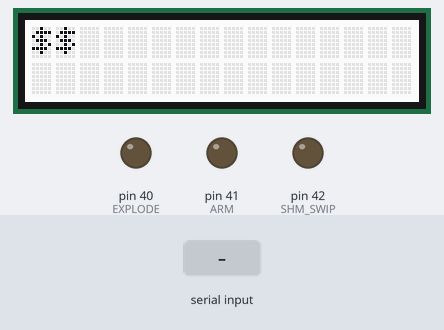
This sketch was run on a simulated Arduino Mega 2560, built with avr-gcc and run on an emulated ATmega2560. On the bench: 16×2 character LCD, output pins drawn as LEDs (lit = HIGH). The test bench sets the inputs (shaded band). What the sketch prints to the serial monitor is not drawn.

Above: at 2.2 s.
2.3 s: "9" received over Serial
At 4.2 s:
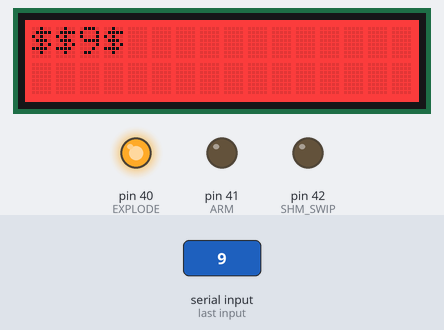
4.5 s: "90,45\n" received over Serial
At 5.7 s:
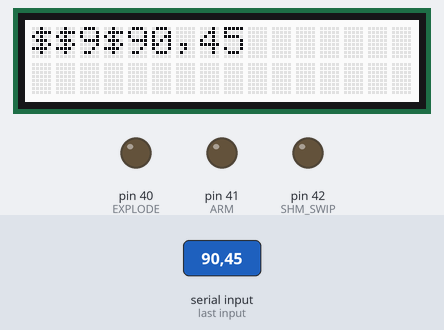
6.0 s: "30,150\n" received over Serial
At 6.9 s:
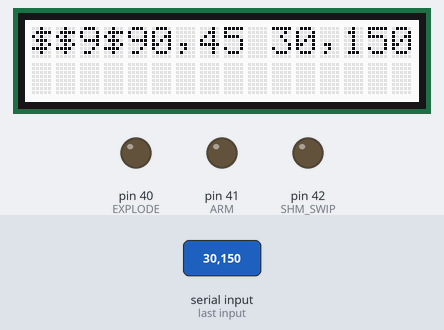
7.5 s: "90\n" received over Serial
At 8.0 s:
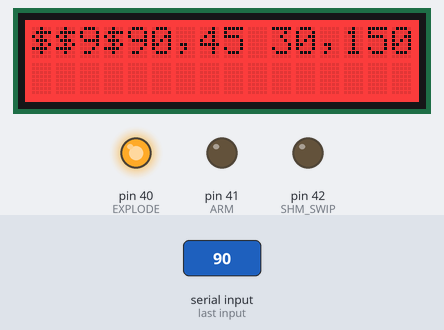
9.0 s: "1,90\n" received over Serial
At 10.2 s:
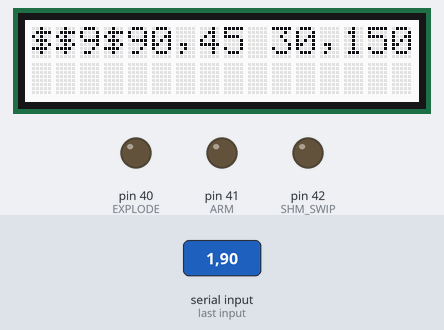
10.5 s: "1,90,45\n" received over Serial
At 11.6 s:
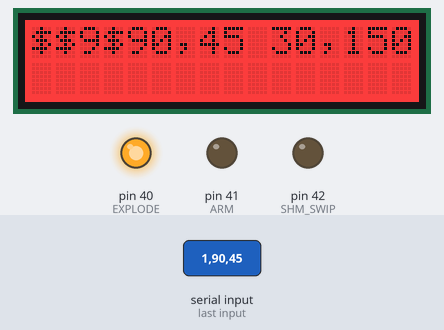
Timing chart, 0 to 13.0 s (numbered marks = the images above; inputs shaded):
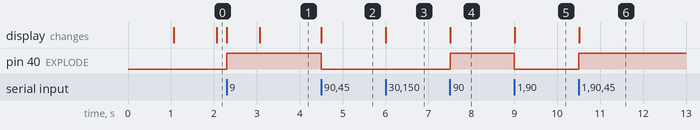

The sketch:

SD_2016.ino.ino.ino
```cpp
#include <Adafruit_RGBLCDShield.h>
#include <Wire.h>
#include <Adafruit_GPS.h>
#include <SoftwareSerial.h>

#define TO_HEX(i) (i <= 9 ? '0' + i : 'A' - 10 + i)
#define ARM 41
#define EXPLODE 40
#define SHM_SWIP 42
#define SHM_testP 43
#define RxP 0
#define TxP 1
#define GPS_Rx 7
#define GPS_Tx 8
#define RED 0x1
#define YELLOW 0x3
#define GREEN 0x2
#define TEAL 0x6
#define BLUE 0x4
#define VIOLET 0x5
#define WHITE 0x7

int CC_test = 0;
int n = 1;
int SHM_SWI = HIGH;
int idk;
char monTest;

char const Arm = 01;
char const Disarm = 02;
char const S_Chk = 03;
char const Data_Only = 04;
char const Explode_D = 05;
char const Explode_Now = 06;

int test(int);
SoftwareSerial XBee(RxP, TxP);
SoftwareSerial GPSS(8, 7);
Adafruit_GPS GPS(&GPSS);
Adafruit_RGBLCDShield lcd = Adafruit_RGBLCDShield();

class Comms {
  public:
    void Receive(void);
    void Auto_Update(void);
    void Send(void);
    void EXECUTE(void);
    void Creator(char, char);
    char Command;
  private:
    int CCT;
    char Received [16];
    char sent [16];
    char data [14];
    void set_vals(char [16]);
    char ID = 3;
    char ID_R;
    char PH;
    char gpsPH;
};

void Comms::set_vals(char input [16]) {
  input[0] = TO_HEX(((ID & 0x00F0) >> 4));
  char tmp[16];
  tmp[0] = input[0];
  tmp[1] = input[1];
  tmp[2] = '\0';
  ID_R = atoi(tmp);
  tmp[0] = input[2];
  tmp[1] = input[3];
  tmp[2] = '\0';
  Command = atoi(tmp);
  for (int i = 4; i < 16; i++) {
    data[i - 4] = input[i];
  }
}

void Comms::Auto_Update(void) {
  Command = 10;
  for (int i; i < 14; i++) {
    data [i] = 0;
  }
  ID_R = 0x01;
  EXECUTE();
}

void Comms::Receive (void) {
  for (int i; i < 16; i++) {
    Received [i] = Serial.read();
  }
  set_vals(Received);
}

void Comms::Creator (char q, char r) {   // p:ID, q:Command, r:Data
  sent[0] = TO_HEX(((ID & 0x00F0) >> 4));
  sent[1] = TO_HEX((ID & 0x000F));
  //Write the command.
  sent[2] = 0;
  sent[3] = Command + '0';
  if (data == NULL) {
    for (int i = 4; i < 16; i++) {
      sent[i] = 0;
    }
  }
  else {
    for (int i = 4; i < 16; i++) {
      sent[i] = data[i - 4];
    }
  }
}

void Comms::Send(void) {
  XBee.write(sent);
}

void Comms::EXECUTE (void) {
  switch (Command) {

    case Arm:
      digitalWrite(ARM, HIGH);
      lcd.setBacklight(YELLOW);
      break;

    case Disarm:
      digitalWrite(ARM, LOW);
      lcd.setBacklight(WHITE);
      break;

    case S_Chk:
      CC_test = test(SHM_SWI);
      Serial.print("Our GPS coords are:");
      Serial.println(GPS.read(), DEC);
      Serial.print("The CC test came back: ");
      if (CC_test == HIGH) {
        Serial.println("Positive.");
        CCT = 1;
      }
      else {
        Serial.println("Negative");
        CCT = 0;
      }
      PH |= CCT;
      Creator(Command, PH);
      Send();
      break;

    case Data_Only:
      break;

    case Explode_D:
      lcd.setBacklight(RED);
      //Make delay code
      digitalWrite(EXPLODE, HIGH);
      break;

    case Explode_Now:
      lcd.setBacklight(RED);
      digitalWrite(EXPLODE, HIGH);
      break;

    default:
      Serial.print("I received: ");
      Serial.println(XBee.read(), DEC);
      gpsPH = GPS.read();
      PH = (gpsPH << 1);
      lcd.setBacklight(RED);
      delay(100);
      lcd.setBacklight(YELLOW);
      delay(100);
      Creator(0x04, 0xF8);
      Send();
  }
}

Comms XBEE;

void setup() {
  pinMode(SHM_SWIP, OUTPUT);  //Continuity test switch
  pinMode(SHM_testP, INPUT);  //Result form continuity test
  pinMode(ARM, OUTPUT);       //Arm Pin
  pinMode(EXPLODE, OUTPUT);   //Explode Pin
  digitalWrite(ARM, LOW);
  digitalWrite(EXPLODE, LOW);
  Serial.begin(9600); // 9600 Baud Rate, uses pin 0/1 and USB
  XBee.begin(9600);
  monTest=0;
  /*
    GPS.begin(9600);
    GPS.sendCommand(PMTK_SET_NMEA_OUTPUT_RMCGGA);
    GPS.sendCommand(PMTK_SET_NMEA_UPDATE_1HZ);   // 1 Hz update rate
    GPS.sendCommand(PMTK_API_SET_FIX_CTL_1HZ);
    GPS.sendCommand(PGCMD_ANTENNA);
  */
  XBee.print("+++"); //AT mode
  delay(1000);
  lcd.begin(16, 2);
  lcd.setBacklight(WHITE);
  Serial.println("Hi!");
  // Timer 4
  /*
    cli();                    // disable global interrupts
    TCCR4A = 0;               // set entire TCCR4A register to 0
    TCCR4B = 0;

    // enable Timer4 overflow interrupt:
    TIMSK4 = (1 << TOIE1);
    // Set CS bits for 1024 prescaler:
    TCCR4B |= (1 << CS10);
    TCCR4B |= (1 << CS12);
    // enable timer compare interrupt:
    TIMSK4 |= (1 << OCIE4A);
    sei();                    // enable global interrupts
  */
}

char msg [16] = {0};
void loop() {
  // put your main code here, to run repeatedly:
  while (Serial.available() > 0) {
    // read the incoming byte:
    //Figure out what to do with incoming byte with Joe.
    //The following is to test the XBee comms

    //Serial.print("I received: ");
    //Serial.println(Serial.read(), DEC);
    // for (int i = 0;i < 16; i++) {
    //   msg [i]=Serial.read();
    //}
    msg[0] = Serial.read();
      lcd.print(msg[0]);
    if (msg[0] == '9') {
      //for (int i = 0; i < 16; i++) {
      //  Serial.write(msg [i]);
      //}
      Serial.write("0HeyMoises345678");
      if(monTest == 0){
        monTest=1;
        lcd.setBacklight(RED);
        digitalWrite(EXPLODE, HIGH);
      }
      else{
        monTest=0;
        lcd.setBacklight(WHITE);
        digitalWrite(EXPLODE,LOW);
      }
    }
    //XBEE.Receive();
    //XBEE.EXECUTE();
    /*
      XBEE.Receive();
      XBEE.EXECUTE();

      Serial.print("The CC test came back: ");
      if(CC_test = 1){
      Serial.println("Positive.");
      }

      else {
      Serial.println("Negative");
      }
    */
  }
  /*
    else {
    Serial.println("No Transmission Found");
    CC_test = test(SHM_SWI);
    Serial.print("Our GPS coords are:");
    Serial.println(GPS.read(), DEC);
    Serial.print("The CC test came back: ");
    if(CC_test == HIGH){
      Serial.println("Positive.");
    }
    else {
      Serial.println("Negative");
    }
    }
  */
}

int test(int test_cond) {
  digitalWrite(SHM_SWIP, test_cond);
  int test_ret = digitalRead(SHM_testP);
  return test_ret;
}

/*
  ISR(TIMER4_COMPA_vect) {
    Serial.println("works!");
    //Do status check
    XBEE.Auto_Update();
  }
*/
```

Measured:
- after the input at 2.3 s, pin 40 (EXPLODE): LOW → HIGH at once; the display: first changes at once (image 1 shows a later state)
- after the input at 4.5 s, pin 40 (EXPLODE): HIGH → LOW at once; the display: first changes at once (image 2 shows a later state)
- after the input at 6.0 s, the display: first changes at once (image 3 shows a later state)
- after the input at 7.5 s, pin 40 (EXPLODE): LOW → HIGH at once; the display: changes at once (image 4)
- after the input at 9.0 s, pin 40 (EXPLODE): HIGH → LOW at once; the display: changes at once (image 5)
- after the input at 10.5 s, pin 40 (EXPLODE): LOW → HIGH at once; the display: changes at once (image 6)
